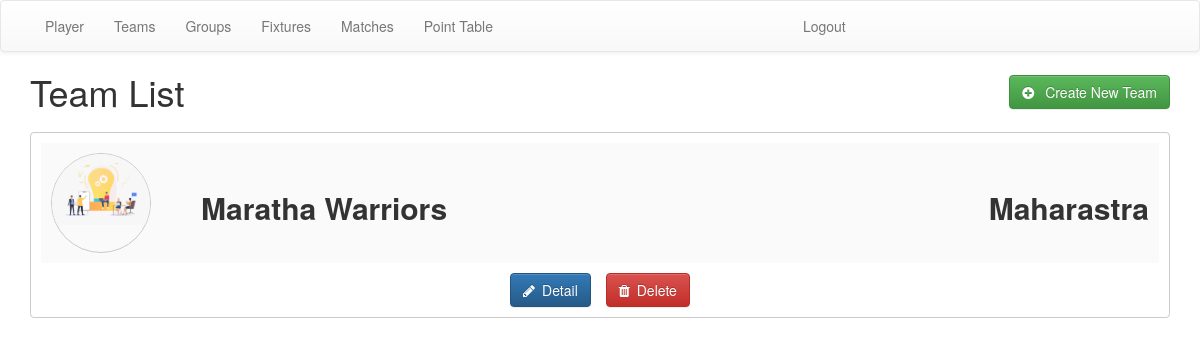
The page /teams/list (signed in) on the database its author committed.
### manage_teams/models.py (models this page shows, shortened)
class Team(models.Model):
    identifier = models.AutoField(primary_key=True)
    name = models.CharField(max_length=255)
    logo_uri = models.ImageField(upload_to='media')
    state = models.CharField(max_length=20)

### manage_teams/views.py (the view)
# urls.py: path('list', views.TeamListView.as_view(),name='TeamList'),
class TeamListView(LoginRequiredMixin,ListView):
    model = Team
    template_name = 'manage_teams/team_list.html'

### templates/manage_teams/team_list.html (shortened to what this page needs)
{% extends 'base.html' %}
{% block content %}
        <div class="flex-set" style="margin-bottom:20px;">
                <h1 style="margin:0;padding:0;">Team List</h1>
                <a class="btn btn-success" href="{% url 'TeamCreate' %}">
                <i class="fa fa-plus-circle"></i>
                        Create New Team
                </a>
        </div>
        {% for team in team_list %}
                <div class="card" style="width:100%; margin-bottom:15px;">
                        <div class="card-body">
                                <div class="card-title flex-set fixture-top">
                                        <div class="flex-set" style="margin-right:25px;">
                                                <div class="img-circle img-fixture">
                                                        <img src={{team.logo_uri.url}} />
                                                </div>
                                                <h2 style="margin-left:50px;font-weight:bold;">{{ team.name }}</h2>
                                        </div>
                                        <div class="flex-set" style="margin-left:25px;">
                                                <h2 style="margin-left:10px;font-weight:bold;">{{ team.state }}</h2>
                                        </div>
                                </div>
                                <div class="card-button flex-set" style="justify-content: center;">
                                        <a href="{% url 'TeamDetail'  team.identifier %}" class="btn btn-primary" style="margin-right:15px;"><i class="fa fa-pencil"></i>Detail</a>
                                        <a href="{% url 'TeamDelete'  team.identifier %}" class="btn btn-danger"><i class="fa fa-trash"></i>Delete</a>
                                </div>
                        </div>
                </div>
        {% endfor %}
{% endblock %}

### templates/base.html (style rules this page uses)
.card { display: inline-block; border: 1px solid #cacaca; border-radius: 4px; padding: 10px; margin-right: 15px; }
.fa { margin-right: 7px; }
.flex-set { display: flex; justify-content: space-between; align-items: center; }
img { width: 100%; }
.fixture-top { padding: 10px; background-color: #fafafa; margin-bottom: 10px; }
.img-fixture { width: 100px; height: 100px; overflow: hidden; display: inline-block; border: 1px solid #cacaca; }

### rows shown on the page
Team: logo_uri (picture), name "Maratha Warriors", state "Maharastra"
